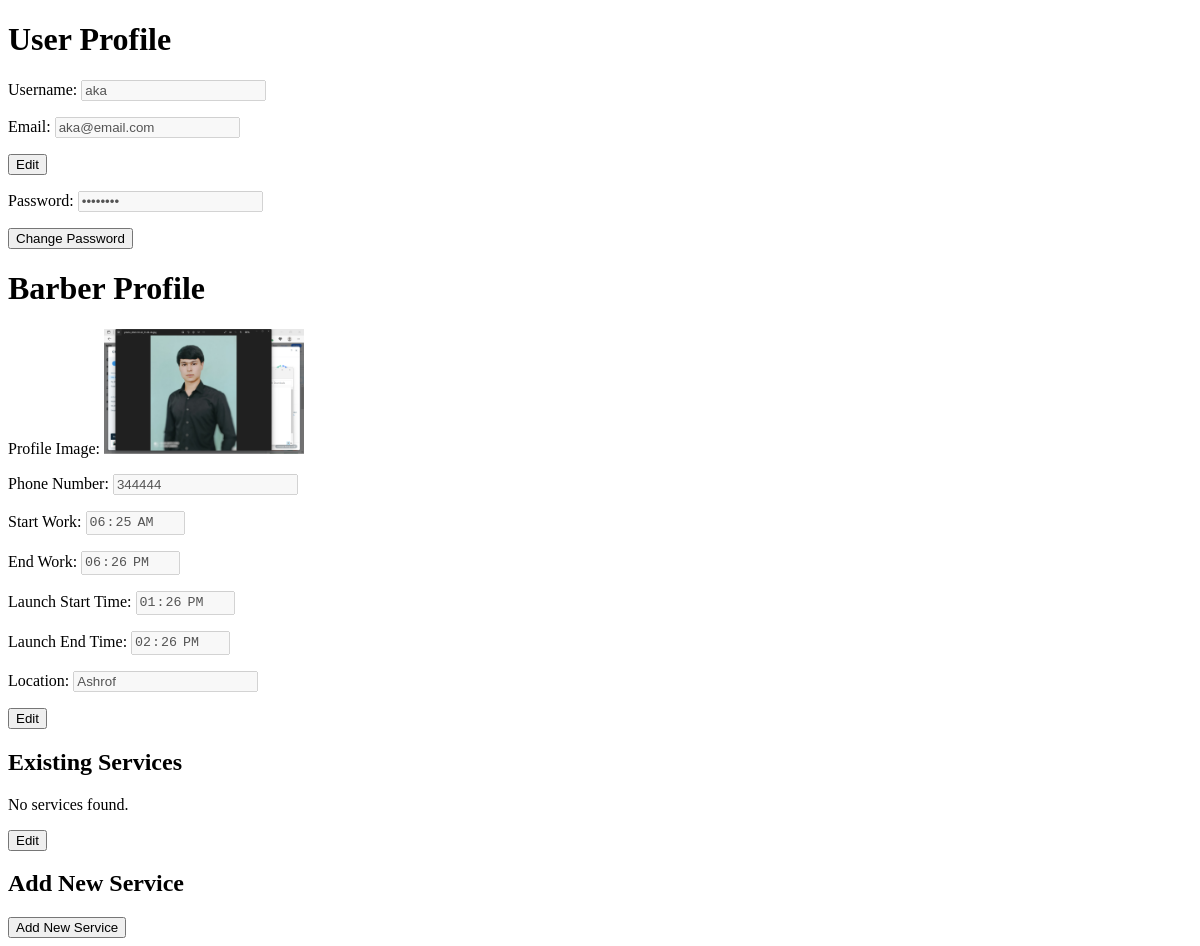
The app's page /sar/barber_profile/ (signed in), older data.
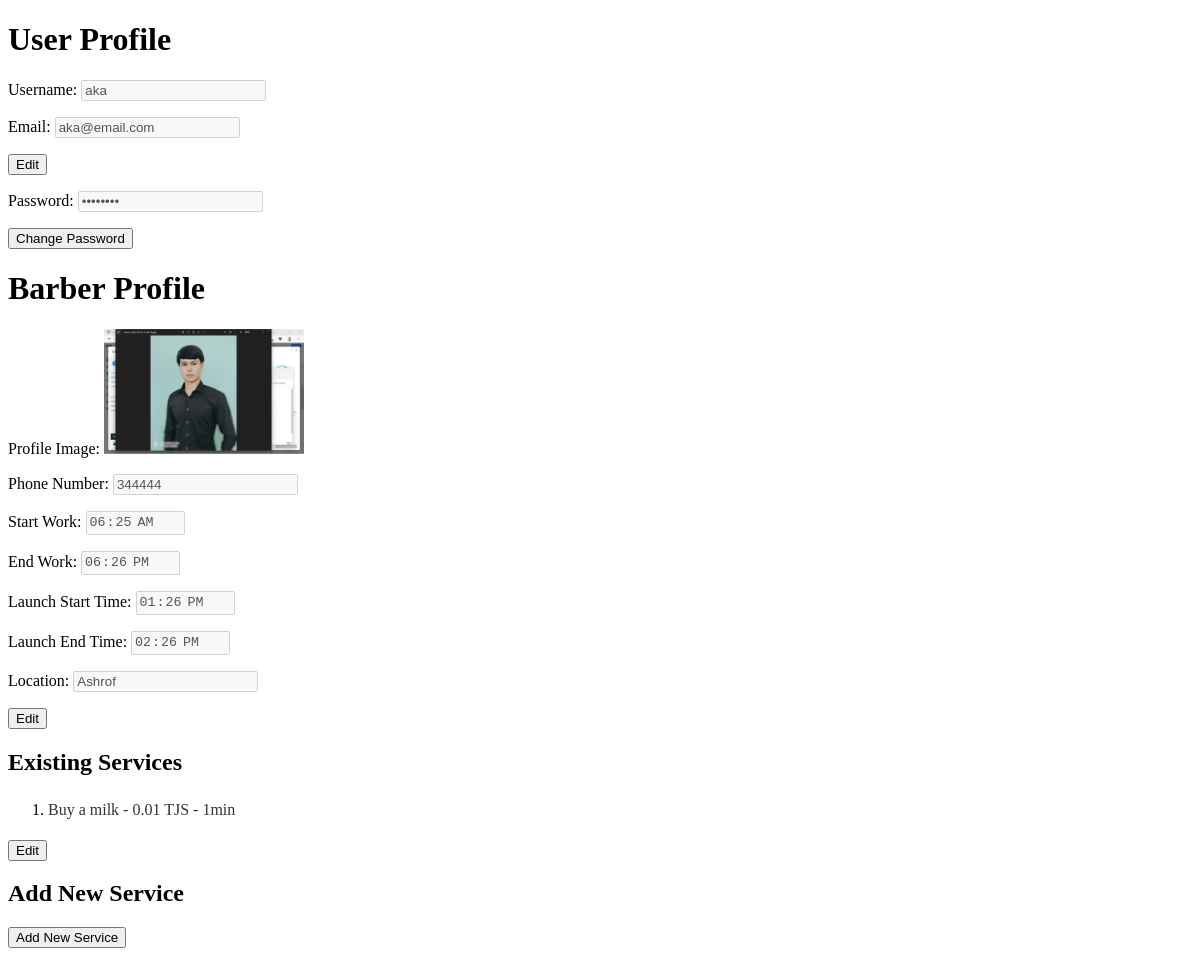
The same page, newer data.
### sartaroshxona/models.py (models this page shows, shortened)
class Service(models.Model):
    barber = models.ForeignKey('Barber', on_delete=models.CASCADE, related_name='provided_services')
    title = models.CharField(max_length=50)
    CURRENCY_CHOICES = [
        ('USD', 'US Dollar'),
        ('EUR', 'Euro'),
        ('RUB', 'Russian Ruble'),
        ('TJS', 'Tajik Somoni'),
        ('UZS', 'Uzbekistani Soʻm'),
    ]
    price = models.DecimalField(max_digits=10, decimal_places=2)
    currency = models.CharField(max_length=3, choices=CURRENCY_CHOICES, default='TJS')
    duration_minutes = models.PositiveIntegerField()

### sartaroshxona/views.py (the view)
# urls.py: path('barber_profile/', views.barber_profile, name='barber_profile'),
def barber_profile(request):
    user = request.user
    barber = Barber.objects.get(user=user)  # Fetch the logged-in barber's data
    if request.method == 'POST':
        if 'user_info_form' in request.POST:
            user_form = UserProfileForm(request.POST, instance=request.user)
            if user_form.is_valid():
                user_form.save()
                return redirect('barber_profile')
        elif 'password_change_form' in request.POST:
            password_change_form = PasswordChangeForm(request.user, request.POST)
            if password_change_form.is_valid():
                user = password_change_form.save()
                update_session_auth_hash(request, user)
                return redirect('barber_profile')
        elif 'barber_info_form' in request.POST:
            barber = Barber.objects.get(user=user)
            old_profile_image = barber.profile_image  # Get the old profile image
            barber_form = BarberForm(request.POST, request.FILES, instance=barber)
            if barber_form.is_valid():
                if old_profile_image and 'profile_image' in request.FILES:
                    if os.path.isfile(os.path.join(settings.MEDIA_ROOT, str(old_profile_image))):
                        os.remove(os.path.join(settings.MEDIA_ROOT, str(old_profile_image)))
                barber_form.save()
                return redirect('barber_profile')
        elif 'delete_image' in request.POST:
            barber = Barber.objects.get(user=request.user)
            old_profile_image = barber.profile_image
            if old_profile_image:  # Check if the image exists
                barber.profile_image.delete()
                barber.profile_image = None
                barber.save()
                return redirect('barber_profile')
        elif 'service_edit_form' in request.POST:
            service_ids = request.POST.getlist('id[]')
            titles = request.POST.getlist('title[]')
            prices = request.POST.getlist('price[]')
            currencies = request.POST.getlist('currency[]')
            durations = request.POST.getlist('duration_minutes[]')
            print(service_ids)
            for i, service_id in enumerate(service_ids):
                service = Service.objects.get(pk=service_id)
                service.title = titles[i]
                service.price = prices[i]
                service.currency = currencies[i]
                service.duration_minutes = durations[i]
                service.save()
            return redirect('barber_profile')
        elif 'service_delete_form' in request.POST:
            service_ids_to_delete = request.POST.getlist('delete[]')
            for service_id in service_ids_to_delete:
                service = Service.objects.get(pk=service_id)
                service.delete()
            return redirect('barber_profile')
        elif 'service_form' in request.POST:  # Add new service
            service_form = ServiceForm(request.POST)
            if service_form.is_valid():
                service = service_form.save(commit=False)
                service.master = barber  # Associate the service with the logged-in barber
                service.save()
                return redirect('barber_profile')
    else:
        barber_form = BarberForm(instance=barber)
        service_initial = {'barber': barber}
        service_form = ServiceForm(initial=service_initial)
        user_form = UserProfileForm(instance=request.user)
        password_change_form = PasswordChangeForm(request.user)
    services = barber.get_services()  # Fetch services associated with the barber
    return render(request, 'sartaroshxona/prof.html', {
        'user_form': user_form,
        'password_change_form': password_change_form,
        'barber': barber,
        'barber_form': barber_form,
        'services': services,
        'service_form': service_form
    })

### clients/forms.py
class UserProfileForm(forms.ModelForm):
    class Meta:
        model = CustomUser
        fields = ['username', 'email']  # Include fields that you want users to edit

### sartaroshxona/forms.py
class BarberForm(forms.ModelForm):
    class Meta:
        model = Barber
        fields = '__all__'  # Use all fields from the Barber model

### main/validators.py (called while the page is built)
    def get_help_text(self):
        return "Your password cannot contain sequences of repeating characters (e.g., '111', '222', etc.)."

### sartaroshxona/models.py (called while the page is built)
    def get_services(self):
        return self.provided_services.all()  # Renamed related name for clarity

### sartaroshxona/templates/sartaroshxona/prof.html (shortened to what this page needs)
{% extends 'sartaroshxona/base.html' %}
{% load static %}
{% block content %}
<link rel="stylesheet" href="{% static '/css/prof.css' %}">
<h1>User Profile</h1>
<div id="readOnlyUserMode">
    <p>Username: <input type="text" id="username" value="{{ user_form.username.value }}" disabled></p>
    <p>Email: <input type="email" id="email" value="{{ user_form.email.value }}" disabled></p>
    <button id="editUserButton">Edit</button>
</div>
<div id="readOnlyPasswordMode">
  <p>Password: <input type="password" name="old_password" value="********" id="old_password" disabled></p>
  <button id="editPasswordButton">Change Password</button>
</div>
<h1>Barber Profile</h1>
<div id="readOnlyBarberMode">
    <p>Profile Image:
        {% if barber.profile_image %}
            <img src="{{ barber.profile_image.url }}" alt="Profile Image" style="width: 200px; height: auto;">
        {% else %}
            <span>No image found.</span>
        {% endif %}
    </p>
    <p>Phone Number: <input type="text" name="phone_number" value="{{ barber_form.phone_number.value }}" id="phone_number" disabled></p>
    <p>Start Work: <input type="time" name="start_work" value="{% if barber_form.start_work.value %}{{ barber_form.start_work.value|time:'H:i' }}{% endif %}" id="start_work" disabled></p>
    <p>End Work: <input type="time" name="end_work" value="{% if barber_form.end_work.value %}{{ barber_form.end_work.value|time:'H:i' }}{% endif %}" id="end_work" disabled></p>
    <p>Launch Start Time: <input type="time" name="launch_start_time" value="{% if barber_form.launch_start_time.value %}{{ barber_form.launch_start_time.value|time:'H:i' }}{% endif %}" id="launch_start_time" disabled></p>
    <p>Launch End Time: <input type="time" name="launch_end_time" value="{% if barber_form.launch_end_time.value %}{{ barber_form.launch_end_time.value|time:'H:i' }}{% endif %}" id="launch_end_time" disabled></p>
    <p>Location: <input type="text" name="location" value="{{ barber_form.location.value }}" id="location" disabled></p>
    <button id="editBarberButton">Edit</button>
</div>
<h2>Existing Services</h2>
<div id="readOnlyServiceMode">
    {% if services %}
        <ol>
            {% for service in services %}
                <li>
                    <span class="readonly-input">{{ service.title }} - {{ service.price }} {{ service.currency}} - {{ service.duration_minutes}}min</span>
                </li>
            {% endfor %}
        </ol>
    {% else %}
        <p>No services found.</p>
    {% endif %}
    <button id="editServiceButton">Edit</button>
</div>
<h2>Add New Service</h2>
<div id="showAddServiceForm">
    <button>Add New Service</button>
</div>
{% endblock %}

Row changes from the older to the newer data that the page shows:
added Service: title "Buy a milk", price "0.01", currency "TJS", duration_minutes "1"
Text that changed along with them:
text no longer shown: "No services found."
